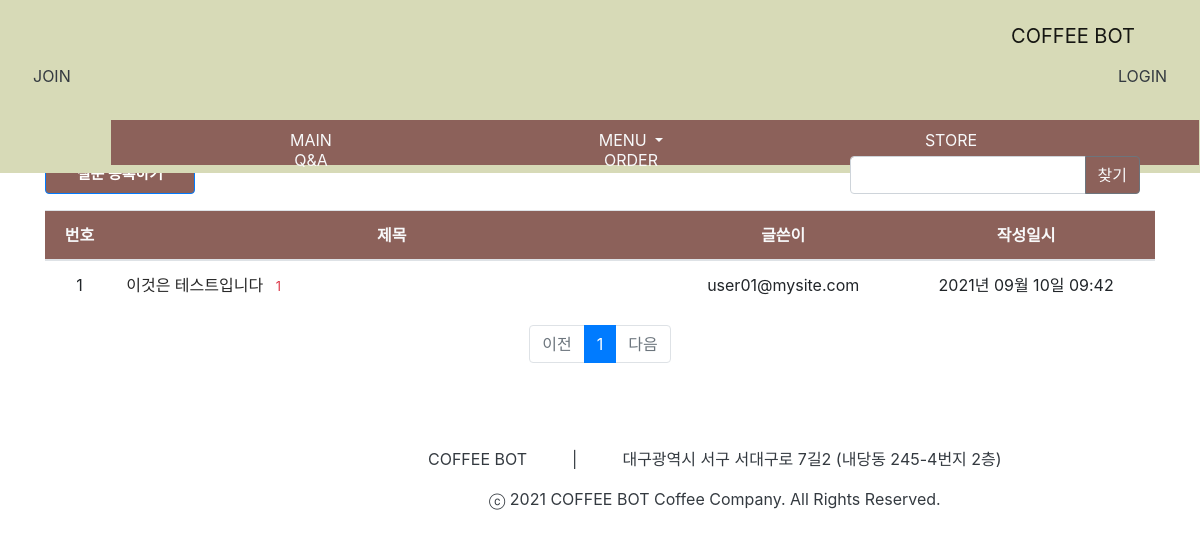
Page /question/list/ on the earlier database version.
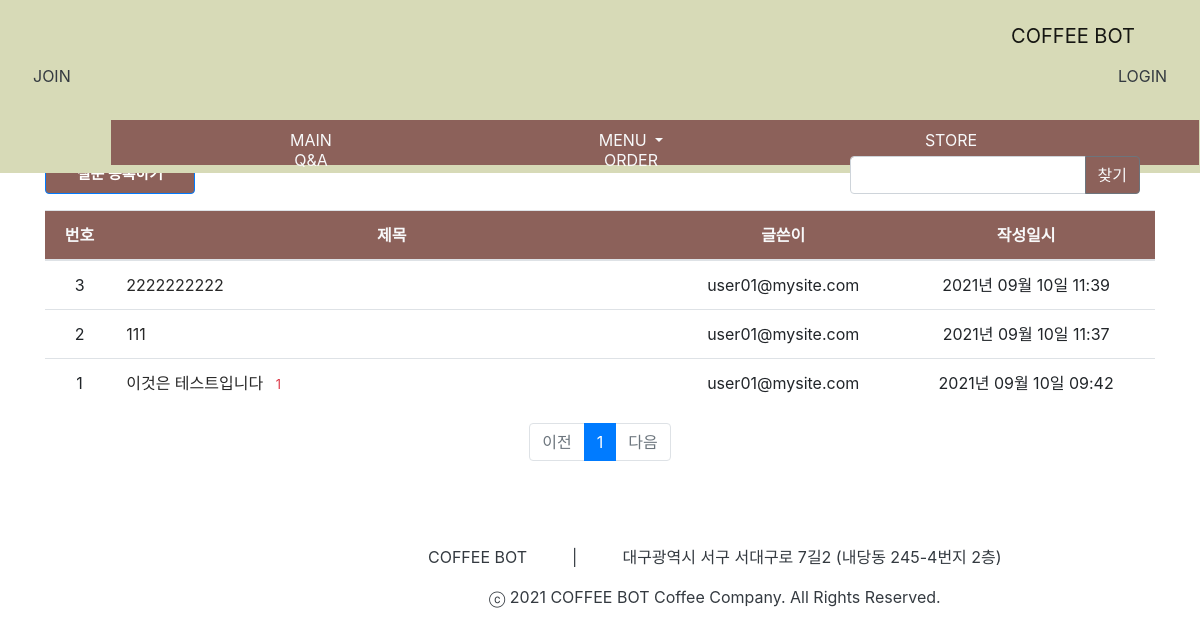
Same page on the later database version.
### pybo/models.py (models this page shows)
class Question(db.Model):
    id = db.Column(db.Integer, primary_key=True)
    subject = db.Column(db.String(200), nullable=False)
    content = db.Column(db.Text(), nullable=False)
    create_date = db.Column(db.DateTime(), nullable=False)
    user_id = db.Column(db.String(200), db.ForeignKey('users.userId', ondelete='CASCADE'), nullable=True)
    user = db.relationship('Users', backref=db.backref('question_set'))

### pybo/views/question_views.py (the view, shortened to what this page needs)
@bp.route('/list/')
def _list():
    page = request.args.get('page', type=int, default=1)
    kw = request.args.get('kw', type=str, default='')
    question_list = Question.query.order_by(Question.create_date.desc())
    question_list = question_list.paginate(page, per_page=10)
    return render_template('question/question_list.html', question_list=question_list, page=page, kw=kw)

### pybo/filter.py (called while the page is built)
def format_datetime(value, fmt='%Y년 %m월 %d일 %H:%M'):
    return value.strftime(fmt)

### pybo/views/auth_views.py (called while the page is built)
@bp.before_app_request
def load_logged_in_user():
    user_id = session.get('user_id')
    if user_id is None:
        g.user = None
    else:
        g.user = Users.query.get(user_id)

### pybo/templates/question/question_list.html (shortened to what this page needs)
<!DOCTYPE html>
<html lang="en">
<head>
</head>
<body>
{% extends 'base.html' %}
{% block content %}
<link rel="stylesheet" href="{{ url_for('static', filename='tablestyle_list.css') }}">
<div class="container my-3">
    <div class="box">
        <a href="{{ url_for('question.create') }}" class="btn btn-primary" id="btn">질문 등록하기</a>
        <div class="row justify-content-end my-3">
            <div class="col-4 input-group">
                <input type="text" class="form-control kw" value="{{ kw or '' }}">
                <div class="input-group-append">
                    <button class="btn btn-outline-secondary text-light" type="button" id="btn_search">찾기</button>
                </div>
            </div>
        </div>
    </div>
    <table class="table">
        <thead>
        <tr class="text-center" id="table_top">
            <th class="text-light">번호</th>
            <th class="text-light" style="width:50%">제목</th>
            <th class="text-light">글쓴이</th>
            <th class="text-light">작성일시</th>
        </tr>
        </thead>
        <tbody>
        {% if question_list %}
        {% for question in question_list.items %}
        <tr class="text-center">
            <td>{{ question_list.total - ((question_list.page-1) * question_list.per_page) - loop.index0 }}</td>
            <td class="text-left">
                <a href="{{ url_for('question.detail', question_id=question.id) }}">{{ question.subject }}</a>
                {% if question.answer_set|length > 0 %}
                <span class="text-danger small ml-2">{{ question.answer_set|length }}</span>
                {% endif %}
            </td>
            <td>{{ question.user_id }}</td>
            <td>{{ question.create_date|datetime }}</td>
        </tr>
        {% endfor %}
        {% else %}
        <tr>
            <td colspan="3">질문이 없습니다.</td>
        </tr>
        {% endif %}
        </tbody>
    </table>
    <ul class="pagination justify-content-center">
        {% if question_list.has_prev %}
        <li class="page-item">
            <a class="page-link" data-page="{{ question_list.prev_num }}" href="#">이전</a>
        </li>
        {% else %}
        <li class="page-item disabled">
            <a class="page-link" tabindex="-1" aria-disabled="true" href="#">이전</a>
        </li>
        {% endif %}
        {% for page_num in question_list.iter_pages() %}
            {% if page_num %}
                {% if page_num != question_list.page %}
                <li class="page-item">
                    <a class="page-link" data-page="{{ page_num }}" href="#">{{ page_num }}</a>
                </li>
                {% else %}
                <li class="page-item active" aria-current="page">
                    <a class="page-link" href="#">{{ page_num }}</a>
                </li>
                {% endif %}
           {% else %}
                <li class="disabled">
                    <a class="page-link" href="#">...</a>
                </li>
           {% endif %}
        {% endfor %}
        {% if question_list.has_next %}
        <li class="page-item">
            <a class="page-link" data-page="{{ question_list.next_num }}" href="#">다음</a>
        </li>
        {% else %}
        <li class="page-item disabled">
            <a class="page-link" tabindex="-1" aria-disabled="true" href="#">다음</a>
        </li>
        {% endif %}
    </ul>
</div>
{% endblock %}

### pybo/templates/base.html (shortened to what this page needs)
<!DOCTYPE html>
<html lang="en">
<head>
    <link rel="stylesheet" href="{{ url_for('static', filename='bootstrap.min.css') }}">
    <link rel="stylesheet" href="{{ url_for('static', filename='style.css') }}">
</head>
<body>
<header>
{% include "navbar.html" %}
     <nav class="navbar navbar-inverse navbar-fixed-top">
        <div id="menu2">
            <div class="row">
                <nav class="navbar2">
                    <ul>
                        <li><a class="nav-link text-light" href="/">MAIN</a></li>
                        <li class="nav-item dropdown">
                            <a class="nav-link dropdown-toggle text-light" href=""
                               id="navbarDropdown" role="button" data-toggle="dropdown" aria-haspopup="true" aria-expanded="false">
                                MENU
                            </a>
                        </li>
                        <li><a class="nav-link text-light" href="/store/store">STORE</a></li>
                        <li><a class="nav-link text-light" href="/question/list/">Q&A</a></li>
                        <li><a class="nav-link text-light" href="/order/order/?productId={{ 1 }}&qty={{ 1 }}&price={{ 2000 }}&image={{ 'americano.png' }}&name={{ '아메리카노' }}">ORDER</a></li>
                    </ul>
                </nav>
            </div>
        </div>
    </nav>
    </header>
{% block content %}
{% endblock %}
    <footer>
        <ul>
            <li class="nav-link text-dark mr-5">COFFEE BOT          |          대구광역시 서구 서대구로 7길2 (내당동 245-4번지 2층)</li>
            <li class="nav-link text-dark mr-5">ⓒ 2021 COFFEE BOT Coffee Company. All Rights Reserved.</li>
        </ul>
    </footer>
</body>
</html>

### pybo/templates/navbar.html (shortened to what this page needs)
<!DOCTYPE html>
<html lang="en">
<head>
    <link rel="stylesheet" href="{{ url_for('static', filename='bootstrap.min.css') }}">
    <link rel="stylesheet" href="{{ url_for('static', filename='style.css') }}">
</head>
<nav class="navbar navbar-inverse navbar-fixed-top">
    <div id="menu1">
        <div class="row">
            <nav class="navbar navbar-light bg-#fff">
                <a class="navbar-brand mr-5" href="{{ url_for('main.index') }}">COFFEE BOT</a>
                {% if session.get('user_id') %}
                <div id="space3"></div>
                {{ session.get('user_id') }}님, 안녕하세요.
                <a class="nav-link text-dark" href="{{ url_for('auth.mypage') }}">MYPAGE</a>
                <a class="nav-link text-dark" href="{{ url_for('auth.logout') }}">LOGOUT</a>
                {% else %}
                <a class="nav-link text-dark" href="{{ url_for('auth.signup') }}">JOIN</a>
                <a class="nav-link text-dark" href="{{ url_for('auth.login') }}">LOGIN</a>
                {% endif %}
            </nav>
        </div>
    </div>
</nav>
</html>

### pybo/static/style.css (style rules this page uses)
header { position: fixed; top: 0; left: 0; right: 0; }
#menu2 ul li { width: 320px; height: 20px; float: left; text-align: center; list-style: none; color: #fff; }
.navbar { background-color: #D7DAB7; }
.navbar2 { background-color: #8C615A; height: 45px; margin-left: 110px; }
footer { float: left; margin-top: 5%; margin-left: 31%; }
footer ul li { list-style: none; text-align: center; white-space: pre; text-style: bolder; }

### pybo/static/tablestyle_list.css (style rules this page uses)
.container { padding-top: 7%; }
#table_top { background-color: #8C615A; }
.form-control { padding-top: 30px; }
#btn_search { background-color: #8C615A; }
#btn { height: 38px; width: 150px; text-align: center; font-size: 15px; background-color: #8C615A; color: #fff; font-weight: bolder; float: left; }
a:link { color : #282828; }
.box { margin-top: 5%; }

Differences in the rows shown:
added Question: total "3", subject "2222222222", user_id "user01@mysite.com", create_date "2021년 09월 10일 11:39"
added Question: total "2", subject "111", user_id "user01@mysite.com", create_date "2021년 09월 10일 11:37"
